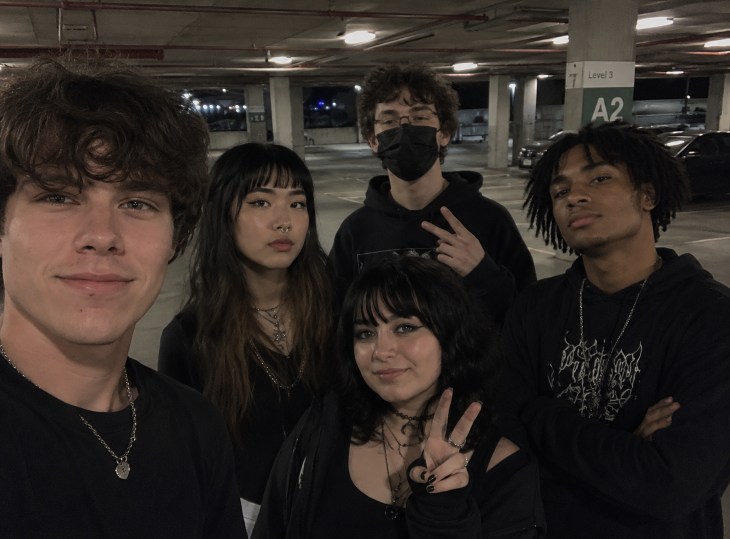
#> input picture original.png, 1460 x 1078 px (shown at 1/2 size)
$ python compare.py original.png original.png
#> lines starting #> are read from the running program, lines starting #| are printed output that depends on the picture
# Quantitative similarity metrics between two images. No model downloads.
# Pure pixel-level + structural metrics from numpy/skimage/opencv.

from __future__ import annotations

import argparse
from pathlib import Path

import cv2
import numpy as np
from skimage.metrics import structural_similarity as ssim

ROOT = Path(__file__).parent


def load(path: Path) -> np.ndarray:
    img = cv2.imread(str(path))
#> img is the input picture: shape (1078, 1460, 3); mean B, G, R 36.9, 41.1, 48.3
    if img is None:
        raise SystemExit(f"can't read {path}")
    return cv2.cvtColor(img, cv2.COLOR_BGR2RGB)


def metrics(a: np.ndarray, b: np.ndarray) -> dict:
    af = a.astype(np.float64)
    bf = b.astype(np.float64)
    diff = af - bf
#> diff: shape (1078, 1460, 3) float64; every value is 0

    mse = float((diff ** 2).mean())
#> mse = 0
    mae = float(np.abs(diff).mean())
#> mae = 0
    psnr = float(10 * np.log10((255.0 ** 2) / mse)) if mse > 0 else float("inf")
#> psnr = inf

    # Structural similarity, computed per channel + averaged.
    ssim_score, _ = ssim(a, b, channel_axis=2, full=True, data_range=255)
#> ssim_score = 1

    # Histogram correlation per channel (Pearson).
    hist_corr = []
    for c in range(3):
        ha = cv2.calcHist([a], [c], None, [256], [0, 256]).flatten()
        hb = cv2.calcHist([b], [c], None, [256], [0, 256]).flatten()
        hist_corr.append(float(cv2.compareHist(ha, hb, cv2.HISTCMP_CORREL)))
#> after the loop, hist_corr = [1, 1, 1]

    # Frequency-band agreement: split at sigma=1.95 (the pipeline cutoff) and
    # measure SSIM in each band separately. Tells us where similarity lives.
    sigma = 1.95
    low_a = cv2.GaussianBlur(af.astype(np.float32), (0, 0), sigmaX=sigma, sigmaY=sigma)
    low_b = cv2.GaussianBlur(bf.astype(np.float32), (0, 0), sigmaX=sigma, sigmaY=sigma)
    high_a = af.astype(np.float32) - low_a
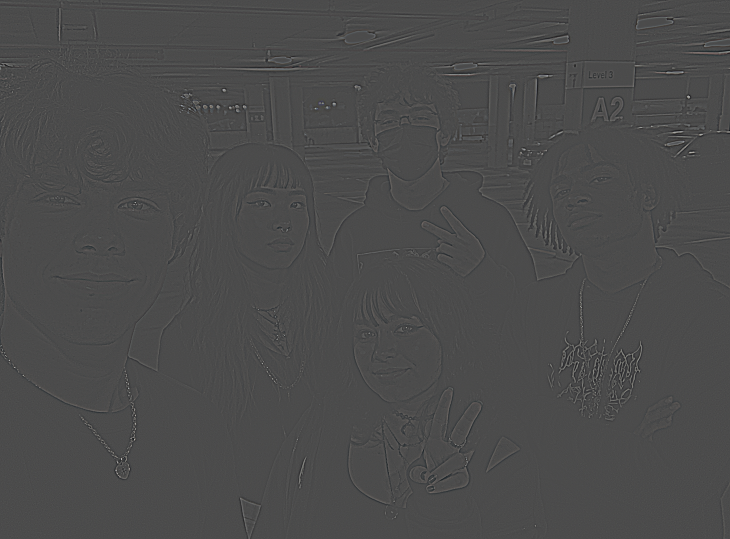
#> high_a: shape (1078, 1460, 3) float32 (shown at 1/2 size); mean R, G, B 0, 0, 0; drawn with min black and max white
    high_b = bf.astype(np.float32) - low_b
    ssim_low = float(ssim(low_a.clip(0, 255).astype(np.uint8),
                          low_b.clip(0, 255).astype(np.uint8),
                          channel_axis=2, data_range=255))
#> ssim_low = 1
    # High-pass is centered around 0 with small range; shift to [0,255] for SSIM.
    ha = (high_a + 128).clip(0, 255).astype(np.uint8)
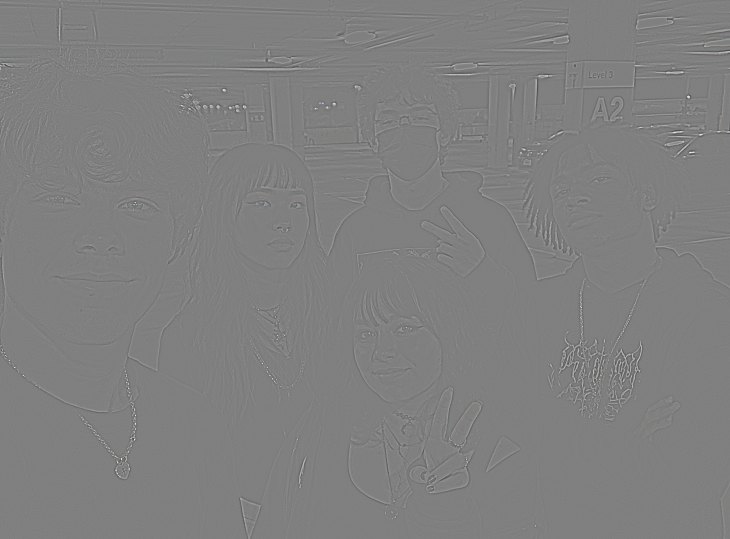
#> ha: shape (1078, 1460, 3) (shown at 1/2 size); mean R, G, B 127.5, 127.5, 127.5
    hb = (high_b + 128).clip(0, 255).astype(np.uint8)
    ssim_high = float(ssim(ha, hb, channel_axis=2, data_range=255))
#> ssim_high = 1

    return {
        "shape": a.shape,
        "mse": mse,
        "mae": mae,
        "psnr_db": psnr,
        "ssim": float(ssim_score),
        "ssim_low_pass": ssim_low,
        "ssim_high_pass": ssim_high,
        "hist_corr_rgb": hist_corr,
        "mean_hist_corr": float(np.mean(hist_corr)),
    }


def _draw_visual(a: np.ndarray, b: np.ndarray, m: dict, out_path: Path) -> None:
    # Side-by-side, normalized height, with a header strip carrying the stats.
    target_h = 720
    def fit(img):
        h, w = img.shape[:2]
        return cv2.resize(img, (int(w * target_h / h), target_h), interpolation=cv2.INTER_AREA)
    A, B = fit(a), fit(b)
    gap = 16
    label_h = 36
    stats_h = 84
    pad = 24
    canvas_w = A.shape[1] + B.shape[1] + gap + pad * 2
    canvas_h = label_h + target_h + stats_h + pad * 2
    canvas = np.full((canvas_h, canvas_w, 3), 24, dtype=np.uint8)

    # cv2 wants BGR; we've been working in RGB.
    A_bgr = cv2.cvtColor(A, cv2.COLOR_RGB2BGR)
    B_bgr = cv2.cvtColor(B, cv2.COLOR_RGB2BGR)
    y0 = pad + label_h
    canvas[y0:y0 + target_h, pad:pad + A.shape[1]] = A_bgr
    canvas[y0:y0 + target_h, pad + A.shape[1] + gap:pad + A.shape[1] + gap + B.shape[1]] = B_bgr

    font = cv2.FONT_HERSHEY_SIMPLEX
    cv2.putText(canvas, "reference", (pad, pad + 24), font, 0.7, (220, 220, 220), 1, cv2.LINE_AA)
    cv2.putText(canvas, "desynth output", (pad + A.shape[1] + gap, pad + 24), font, 0.7, (220, 220, 220), 1, cv2.LINE_AA)

    stats_y = y0 + target_h + 28
    line1 = f"PSNR {m['psnr_db']:.2f} dB   SSIM {m['ssim']:.4f}   MAE {m['mae']:.2f}"
    line2 = f"SSIM low {m['ssim_low_pass']:.4f}   SSIM high {m['ssim_high_pass']:.4f}   hist corr {m['mean_hist_corr']:.4f}"
    cv2.putText(canvas, line1, (pad, stats_y), font, 0.7, (255, 255, 255), 1, cv2.LINE_AA)
    cv2.putText(canvas, line2, (pad, stats_y + 28), font, 0.6, (180, 200, 220), 1, cv2.LINE_AA)

    cv2.imwrite(str(out_path), canvas)
    print(f"  -> {out_path}")


def main() -> None:
    parser = argparse.ArgumentParser()
    parser.add_argument("a", help="reference image")
    parser.add_argument("b", help="comparison image")
    parser.add_argument("--visual", action="store_true", help="save side-by-side PNG")
    parser.add_argument("--visual-out", type=Path, default=None, help="output path for --visual")
    args = parser.parse_args()

    a = load(Path(args.a))
    b = load(Path(args.b))
    if a.shape != b.shape:
        print(f"resizing b from {b.shape} to {a.shape}")
        b = cv2.resize(b, (a.shape[1], a.shape[0]), interpolation=cv2.INTER_LANCZOS4)

    m = metrics(a, b)
#> m = 9 items
    print(f"  shape:           {m['shape']}")
#|   shape:           (1078, 1460, 3)
    print(f"  PSNR:            {m['psnr_db']:.2f} dB        (higher = closer; >40 typically imperceptible)")
#|   PSNR:            inf dB        (higher = closer; >40 typically imperceptible)
    print(f"  SSIM:            {m['ssim']:.4f}            (1.0 = identical)")
#|   SSIM:            1.0000            (1.0 = identical)
    print(f"   - low-pass:     {m['ssim_low_pass']:.4f}            (broad composition agreement)")
#|    - low-pass:     1.0000            (broad composition agreement)
    print(f"   - high-pass:    {m['ssim_high_pass']:.4f}            (fine-detail agreement)")
#|    - high-pass:    1.0000            (fine-detail agreement)
    print(f"  MAE:             {m['mae']:.3f}             (mean abs pixel diff, 0-255 scale)")
#|   MAE:             0.000             (mean abs pixel diff, 0-255 scale)
    print(f"  MSE:             {m['mse']:.3f}")
#|   MSE:             0.000
    print(f"  hist correl R/G/B: {m['hist_corr_rgb'][0]:.4f} / {m['hist_corr_rgb'][1]:.4f} / {m['hist_corr_rgb'][2]:.4f}")
#|   hist correl R/G/B: 1.0000 / 1.0000 / 1.0000

    if args.visual:
        out = args.visual_out or (ROOT / "out" / f"comparison_{Path(args.b).stem}.png")
        out.parent.mkdir(exist_ok=True)
        _draw_visual(a, b, m, out)


if __name__ == "__main__":
    main()
